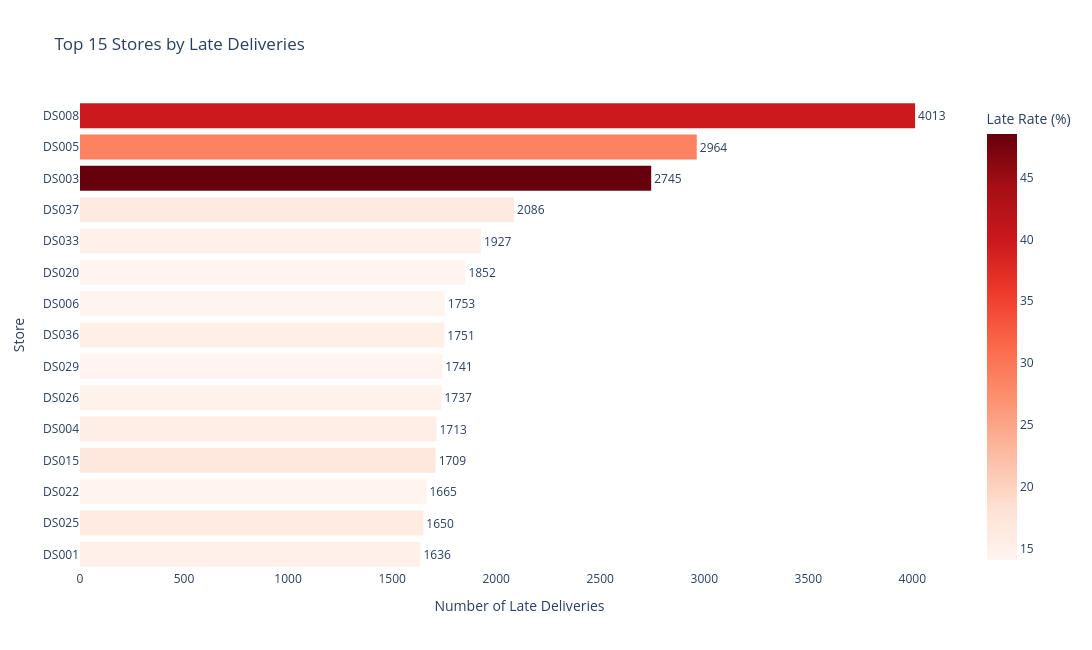

Here is the notebook cell this chart was saved with:
### Markdown cell above
08:00–09:00: Late-delivery rates are consistently around 25–28% across weekdays.

19:00–21:00: Another high-risk period, with rates around 26–28%.

Other hours: Most rates remain around 6–11%.

Weekday variation: The pattern is similar across all seven days. The problem appears more strongly associated with the hour than the weekday.

### Code cell
df = orders[orders['delivered_ts'].notna()].copy()

df['expected_delivery_ts'] = df['order_ts']+ pd.to_timedelta(df['promised_mins'], unit="m")

df['is_late'] = np.where(df['delivered_ts']>df['expected_delivery_ts'], 1, 0)

summary = df.groupby('store_id').agg(total_delivered=('order_id', 'count'), late_delivered=('is_late','sum')).reset_index()
summary['late_delivered_percentage'] = (100 * summary['late_delivered'] / summary['total_delivered']).round(2)
summary = summary.merge(stores[['store_id','city']], on='store_id', how='left')

top_stores = summary.nlargest(15, 'late_delivered').sort_values(by='late_delivered', ascending=False)

fig = px.bar(
    top_stores,
    x='late_delivered',
    y='store_id',
    orientation='h',
    color='late_delivered_percentage',
    color_continuous_scale='Reds',
    text='late_delivered',
    hover_data={
        'city': True,
        'total_delivered': True,
        'late_delivered': True,
        'late_delivered_percentage': ':.2f',
        'store_id': False
    },
    title='Top 15 Stores by Late Deliveries',
    labels={
        'store_id': 'Store ID',
        'late_delivered': 'Late Deliveries',
        'late_delivered_percentage': 'Late Delivery Rate (%)',
        'total_delivered': 'Total Delivered Orders',
        'city': 'City'
    }
)

fig.update_traces(
    textposition='outside',
    marker_line_width=0
)

fig.update_layout(
    width=1100,
    height=650,
    plot_bgcolor='white',
    paper_bgcolor='white',
    xaxis_title='Number of Late Deliveries',
    yaxis_title='Store',
    coloraxis_colorbar_title='Late Rate (%)',
    hovermode='closest'
)

fig.update_yaxes(categoryorder='total ascending')

fig.show()

### Figure 1 — Plotly figure (JSON) as saved in the notebook; plotly's stock layout.template omitted (floating-point values rounded to 4 significant figures)
{"data": [{"customdata": [["AHMEDABAD", 10078, 39.82], ["AHMEDABAD", 10307, 28.76], ["AHMEDABAD", 5659, 48.51], ["BENGALURU", 12686, 16.44], ["PUNE", 12724, 15.14], ["MUMBAI", 12937, 14.32], ["AHMEDABAD", 12436, 14.1], ["BENGALURU", 11345, 15.43], ["PUNE", 12166, 14.31], ["MUMBAI", 11740, 14.8], ["AHMEDABAD", 11030, 15.53], ["VADODARA", 10105, 16.91], ["MUMBAI", 11671, 14.27], ["MUMBAI", 10169, 16.23], ["AHMEDABAD", 10947, 14.94]], "hovertemplate": "Late Deliveries=%{text}<br>City=%{customdata[0]}<br>Total Delivered Orders=%{customdata[1]}<br>Late Delivery Rate (%)=%{marker.color:.2f}<extra></extra>", "legendgroup": "", "marker": {"color": [39.82, 28.76, 48.51, 16.44, 15.14, 14.32, 14.1, 15.43, 14.31, 14.8, 15.53, 16.91, 14.27, 16.23, 14.94], "coloraxis": "coloraxis", "line": {"width": 0}, "pattern": {"shape": ""}}, "name": "", "orientation": "h", "showlegend": false, "text": [4013.0, 2964.0, 2745.0, 2086.0, 1927.0, 1852.0, 1753.0, 1751.0, 1741.0, 1737.0, 1713.0, 1709.0, 1665.0, 1650.0, 1636.0], "textposition": "outside", "type": "bar", "x": [4013, 2964, 2745, 2086, 1927, 1852, 1753, 1751, 1741, 1737, 1713, 1709, 1665, 1650, 1636], "xaxis": "x", "y": ["DS008", "DS005", "DS003", "DS037", "DS033", "DS020", "DS006", "DS036", "DS029", "DS026", "DS004", "DS015", "DS022", "DS025", "DS001"], "yaxis": "y"}], "layout": {"barmode": "relative", "coloraxis": {"autocolorscale": false, "colorbar": {"title": {"text": "Late Rate (%)"}}, "colorscale": [[0, "rgb(255,245,240)"], [0.125, "rgb(254,224,210)"], [0.25, "rgb(252,187,161)"], [0.375, "rgb(252,146,114)"], [0.5, "rgb(251,106,74)"], [0.625, "rgb(239,59,44)"], [0.75, "rgb(203,24,29)"], [0.875, "rgb(165,15,21)"], [1, "rgb(103,0,13)"]]}, "height": 650, "hovermode": "closest", "legend": {"tracegroupgap": 0}, "paper_bgcolor": "white", "plot_bgcolor": "white", "title": {"text": "Top 15 Stores by Late Deliveries"}, "width": 1100, "xaxis": {"anchor": "y", "domain": [0, 1], "title": {"text": "Number of Late Deliveries"}}, "yaxis": {"anchor": "x", "categoryorder": "total ascending", "domain": [0, 1], "title": {"text": "Store"}}}}
